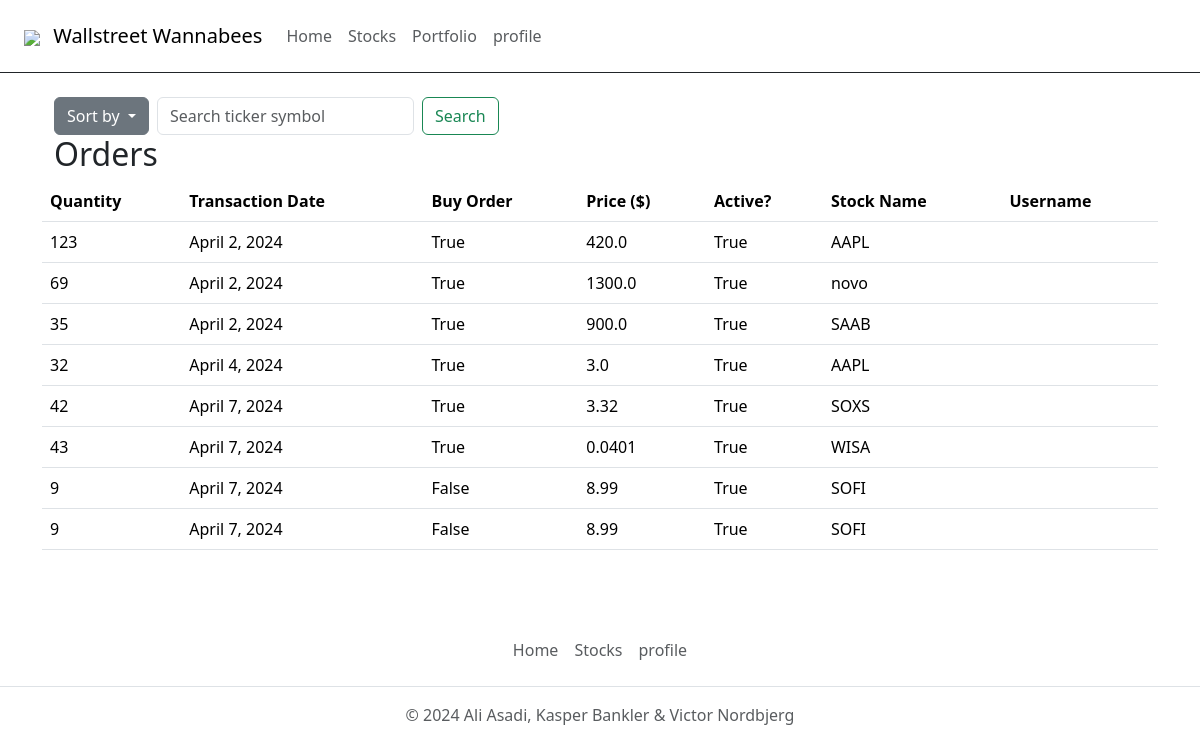
The page /portfolio/ (signed in) on the database its author committed.
### accounts/models.py (models this page shows, shortened)
class CustomUser(AbstractUser):
    balance=models.FloatField(default=100000)
    class Meta:
        app_label = 'accounts'

### portfolio/models.py (models this page shows, shortened)
class Order(models.Model):
    quantity = models.IntegerField()
    transactionDate = models.DateField(auto_now_add=True, auto_now=False)
    stock = models.CharField(max_length=255)
    isBuyOrder = models.BooleanField(max_length=255, default=True)
    price = models.FloatField(max_length=255)
    isActive = models.BooleanField(max_length=255, default=True)
    user = models.ForeignKey(CustomUser, on_delete=models.CASCADE)

### portfolio/views.py (the view)
# urls.py: path('', views.index, name='index'),
@login_required
def index(request, sort=None):
    orders = Order.objects.filter(user=request.user, isActive=True)
    orders = list(orders.values())  # Konverterer orders til list af dictionaries
    if sort == 'price':
        quicksort(orders, 0, len(orders) - 1, "price", descending=True)
    return render(request, "index.html", {"orders": orders})

### portfolio/templates/index.html (shortened to what this page needs)
{% extends "base.html" %}
{% block content %}
<div class="container">
  <div class="row">
    <div class="col">
      <div class="d-flex align-items-center">
        <div class="dropdown">
          <a
            class="btn btn-secondary dropdown-toggle"
            href="#"
            role="button"
            data-bs-toggle="dropdown"
            aria-expanded="false"
          >
            Sort by
          </a>
        </div>
        <form class="d-flex ms-2" role="search" id="searchForm">
          <input
            class="form-control me-2"
            type="search"
            placeholder="Search ticker symbol"
            aria-label="Search"
            id="searchInput"
          />
          <button class="btn btn-outline-success" type="submit">Search</button>
        </form>
      </div>
      </div>
      <h2>Orders</h2>
      <table class="table">
        <thead>
          <tr>
            <th>Quantity</th>
            <th>Transaction Date</th>
            <th>Buy Order</th>
            <th>Price ($)</th>
            <th>Active?</th>
            <th>Stock Name</th>
            <th>Username</th>
          </tr>
        </thead>
        <tbody>
          {% for order in orders %}
            <tr>
              <td>{{ order.quantity }}</td>
              <td>{{ order.transactionDate }}</td>
              <td>{{ order.isBuyOrder }}</td>
              <td>{{ order.price }}</td>
              <td>{{ order.isActive }}</td>
              <td>{{ order.stock }}</td>
              <td>{{ order.user }}</td>
            </tr>
          {% endfor %}
        </tbody>
      </table>
    </div>
  </div>
{% endblock %}

### templates/base.html (shortened to what this page needs)
<!DOCTYPE html>
<html lang="en">
  <head>
    <link
      href="https://cdn.jsdelivr.net/npm/bootstrap@5.3.3/dist/css/bootstrap.min.css"
      rel="stylesheet"
    />
  </head>
  <body>
    <nav class="navbar bg-body-white px-3 border-bottom border-dark">
      <div class="navbar">
        <a class="navbar-brand" href="/">
        <img class="img-fluid px-2" style="height:50px;" src="https://img.freepik.com/premium-vector/ww-logo-design_705304-609.jpg" />
        Wallstreet Wannabees
      </a>
          <a href="/" class="nav-link px-2 text-muted zoom">Home</a>
          <a href="/stocks" class="nav-link px-2 text-muted zoom">Stocks</a>
          <a href="/portfolio/" class="nav-link px-2 text-muted zoom">Portfolio</a>
          <a href="/accounts/{{user.username|yesno:"profile,login"}}" class=" zoom nav-link px-2 text-muted">{{user.username|yesno:"profile,login"}}</a>
        </div>
    </nav>
    <main class="container py-4">{% block content %} {% endblock %}</main>
    <footer class="py-3 my-4">
      <ul class="nav justify-content-center border-bottom pb-3 mb-3">
        <li class="nav-item">
          <a href="/" class="nav-link px-2 text-muted zoom">Home</a>
        </li>
        <li class="nav-item">
          <a href="/stocks" class="nav-link px-2 text-muted zoom">Stocks</a>
        </li>
        <li class="nav-item">
          <a href="/accounts/{{user.username|yesno:"profile,login"}}" class="nav-link px-2 text-muted zoom">{{user.username|yesno:"profile,login"}}</a>
        </li>
      </ul>
      <p class="text-center text-muted">
        &copy; 2024 Ali Asadi, Kasper Bankler & Victor Nordbjerg
      </p>
    </footer>
  </body>
</html>

### templates/base.html (style rules this page uses)
.zoom { transition: transform .4s; margin: 0 auto; }

### rows shown on the page
CustomUser: username "profile"
Order: quantity "123", transactionDate "April 2, 2024", isBuyOrder "True", price "420.0", isActive "True", stock "AAPL"
Order: quantity "69", transactionDate "April 2, 2024", isBuyOrder "True", price "1300.0", isActive "True", stock "novo"
Order: quantity "35", transactionDate "April 2, 2024", isBuyOrder "True", price "900.0", isActive "True", stock "SAAB"
Order: quantity "32", transactionDate "April 4, 2024", isBuyOrder "True", price "3.0", isActive "True", stock "AAPL"
Order: quantity "42", transactionDate "April 7, 2024", isBuyOrder "True", price "3.32", isActive "True", stock "SOXS"
Order: quantity "43", transactionDate "April 7, 2024", isBuyOrder "True", price "0.0401", isActive "True", stock "WISA"
Order: quantity "9", transactionDate "April 7, 2024", isBuyOrder "False", price "8.99", isActive "True", stock "SOFI"
Order: quantity "9", transactionDate "April 7, 2024", isBuyOrder "False", price "8.99", isActive "True", stock "SOFI"
